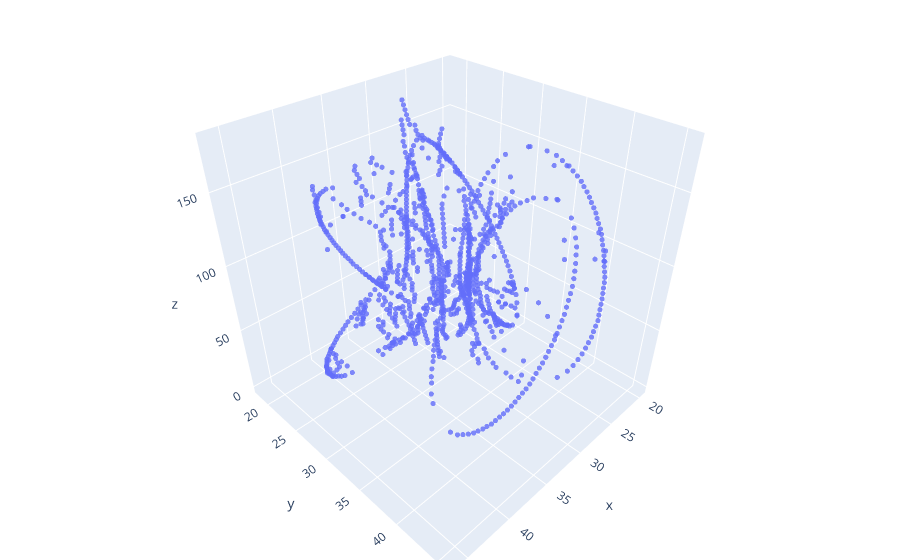

This figure's notebook cell:
### Markdown cell above
Now compute and plot the singularities

### Code cell
# Now compute and plot the singularities with contour filtering
# The plotted singularities are scaled in the z-direction by a factor of 2 
# min_contour_length filters out small noisy contours

min_contour_length = 20  # Adjust this value to filter more/less aggressively

sing = Singular(TP, True, min_contour_length=min_contour_length)
KnotPlot(sing, 3)

### Figure 1 — Plotly figure (JSON) as saved in the notebook; plotly's stock layout.template omitted (floating-point values rounded to 4 significant figures; data arrays with more than 128 entries replaced by an {"elided": "..."} marker saying what was removed)
{"data": [{"marker": {"opacity": 0.8, "size": 3}, "mode": "markers", "type": "scatter3d", "x": {"elided": "1187 float values"}, "y": {"elided": "1187 float values"}, "z": {"elided": "1187 float values"}}], "layout": {"margin": {"b": 0, "l": 0, "r": 0, "t": 0}}}
